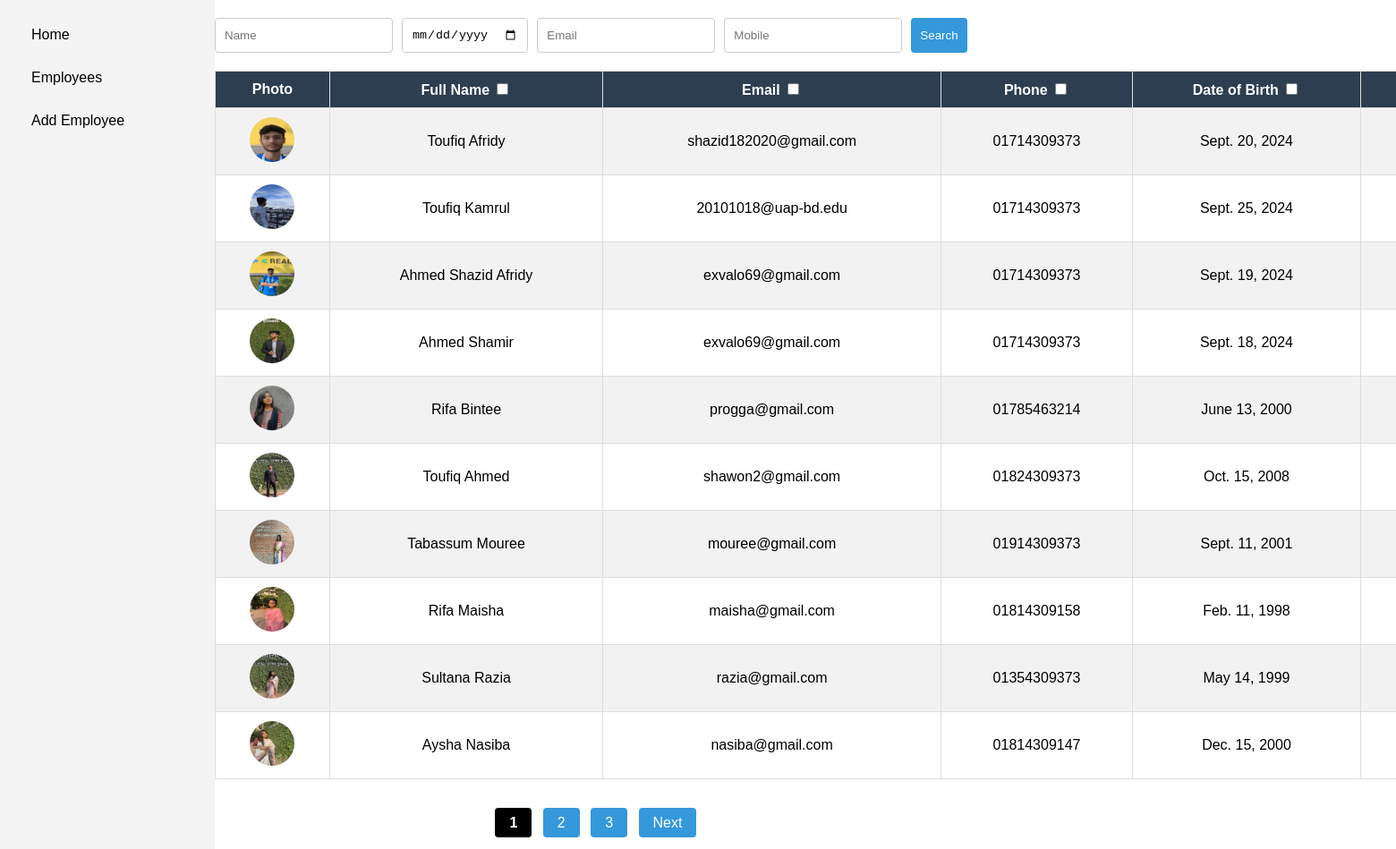
/employees/, run on the app's committed database.
### employees/models.py (models this page shows, shortened)
class Employee(models.Model):
    first_name = models.CharField(max_length=50)
    last_name = models.CharField(max_length=50)
    email = models.EmailField()
    mobile = models.CharField(max_length=15)
    dob = models.DateField()
    photo = models.ImageField(default='default.jpg', upload_to='employee_photos/')

### employees/views.py (the view)
# urls.py: path('employees/', views.employee_list, name='employee_list'),
def employee_list(request):
    name = request.GET.get('name', '')
    email = request.GET.get('email', '')
    dob = request.GET.get('dob', '')
    mobile = request.GET.get('mobile', '')
    sort_by = request.GET.get('sort_by', None)  # No default sorting
    query = Q()
    if name:
        query &= Q(first_name__icontains=name) | Q(last_name__icontains=name)
    if email:
        query &= Q(email__icontains=email)
    if dob:
        query &= Q(dob=dob)  # Exact match for date of birth
    if mobile:
        query &= Q(mobile=mobile)  # Exact match for mobile number
    if sort_by:
        employees = Employee.objects.filter(query).order_by(sort_by)
    else:
        employees = Employee.objects.filter(query).order_by('id')  # Default order of adding employees is employee id
    paginator = Paginator(employees, 10)
    page = request.GET.get('page')
    employees_page = paginator.get_page(page)
    no_employee_found = not employees.exists()
    return render(request, 'employee_list.html', {
        'employees': employees_page,
        'no_employee_found': no_employee_found,
        'name': name,
        'email': email,
        'dob': dob,
        'mobile': mobile,
        'sort_by': sort_by,  # Pass the sort_by value to the template
    })

### employees/templates/employee_list.html (shortened to what this page needs)
{% extends 'base.html' %}
{% load static %}
{% block content %}
    <link rel="stylesheet" href="{% static 'css/employee_list.css' %}">
    <form method="GET" action="{% url 'employee_list' %}" id="searchForm" class="search-form">
        <input type="text" name="name" placeholder="Name" value="{{ name }}">
        <input type="date" name="dob" placeholder="Date of Birth" value="{{ dob }}" id="dobField">
        <input type="text" name="email" placeholder="Email" value="{{ email }}">
        <input type="text" name="mobile" placeholder="Mobile" value="{{ mobile }}">
        <button type="submit">Search</button>
    </form>
    {% if no_employee_found %}
        <h1><br>No Employee Found With This Result<br></h1>
    {% else %}
        <form method="GET" action="{% url 'employee_list' %}" id="sortForm">
            <table class="employee-table">
                <tr>
                    <th>Photo</th>
                    <th>Full Name
                        <input type="checkbox" name="sort_by" value="first_name" onclick="checkOnly(this);" {% if sort_by == 'first_name' %}checked{% endif %}>
                    </th>
                    <th>Email
                        <input type="checkbox" name="sort_by" value="email" onclick="checkOnly(this);" {% if sort_by == 'email' %}checked{% endif %}>
                    </th>
                    <th>Phone
                        <input type="checkbox" name="sort_by" value="mobile" onclick="checkOnly(this);" {% if sort_by == 'mobile' %}checked{% endif %}>
                    </th>
                    <th>Date of Birth
                        <input type="checkbox" name="sort_by" value="dob" onclick="checkOnly(this);" {% if sort_by == 'dob' %}checked{% endif %}>
                    </th>
                    <th>Actions</th>
                </tr>
                {% for employee in employees %}
                <tr>
                    <td>
                        {% if employee.photo %}
                            <img src="{{ employee.photo.url }}" width="50" height="50" class="employee-photo">
                        {% else %}
                            <span>No image available</span>
                        {% endif %}
                    </td>
                    <td>{{ employee.first_name }} {{ employee.last_name }}</td>
                    <td>{{ employee.email }}</td>
                    <td>{{ employee.mobile }}</td>
                    <td>{{ employee.dob }}</td>
                    <td class="actions">
                    </td>
                </tr>
                {% endfor %}
            </table>
        </form>
    {% endif %}
    <div class="pagination">
        {% for num in employees.paginator.page_range %}
            {% if employees.number == num %}
                <strong>{{ num }}</strong>
            {% elif num > employees.number|add:-3 and num < employees.number|add:3 %}
                <a href="?page={{ num }}&name={{ name }}&dob={{ dob }}&email={{ email }}&mobile={{ mobile }}">{{ num }}</a>
            {% endif %}
        {% endfor %}
        {% if employees.has_next %}
            <a href="?page={{ employees.next_page_number }}&name={{ name }}&dob={{ dob }}&email={{ email }}&mobile={{ mobile }}">Next</a>
        {% endif %}
    </div>
{% endblock %}

### employees/templates/base.html (shortened to what this page needs)
<!DOCTYPE html>
<html lang="en">
<head>
</head>
<body>
    <div class="sidebar">
        <a href="{% url 'home' %}">Home</a>
        <a href="{% url 'employee_list' %}">Employees</a>
        <a href="{% url 'add_employee' %}">Add Employee</a>
    </div>
    <div class="content">
        {% block content %}{% endblock %}
    </div>
</body>
</html>

### static/css/employee_list.css (style rules this page uses)
body { font-family: Arial, sans-serif; background-color: #white; }
.search-form { display: flex; gap: 10px; margin-bottom: 20px; }
.search-form input, .search-form button { padding: 10px; border: 1px solid #ccc; border-radius: 4px; }
.search-form button { background-color: #3498db; color: white; border: none; cursor: pointer; }
.employee-table { width: 180%; border-collapse: collapse; margin-top: 20px; }
.employee-table th, .employee-table td { border: 1px solid #ddd; padding: 10px; text-align: center; }
.employee-table th { background-color: #2c3e50; color: white; }
.employee-table td img.employee-photo { border-radius: 50%; }
.employee-table tr:nth-child(even) { background-color: #f2f2f2; }
.pagination { margin-top: 40px; text-align: center; }
.pagination a { padding: 8px 16px; text-decoration: none; background-color: #3498db; color: white; margin: 4px; border-radius: 4px; }
.pagination strong { padding: 8px 16px; margin: 4px; background-color: black; color: white; border-radius: 4px; }

### employees/templates/base.html (style rules this page uses)
body { display: flex; margin: 0; font-family: Arial, sans-serif; }
.sidebar { width: 200px; background-color: #f4f4f4; padding: 20px; position: fixed; height: 100%; top: 0; left: 0; }
.sidebar a { display: block; padding: 10px 15px; color: black; text-decoration: none; margin-bottom: 10px; }
.content { margin-left: 220px; padding: 20px; }

### data on the page
Employee: photo (picture), first_name "Toufiq", last_name "Afridy", email "shazid182020@gmail.com", mobile "01714309373", dob "Sept. 20, 2024"
Employee: photo (picture), first_name "Toufiq", last_name "Kamrul", email "20101018@uap-bd.edu", mobile "01714309373", dob "Sept. 25, 2024"
Employee: photo (picture), first_name "Ahmed Shazid", last_name "Afridy", email "exvalo69@gmail.com", mobile "01714309373", dob "Sept. 19, 2024"
Employee: photo (picture), first_name "Ahmed", last_name "Shamir", email "exvalo69@gmail.com", mobile "01714309373", dob "Sept. 18, 2024"
Employee: photo (picture), first_name "Rifa", last_name "Bintee", email "progga@gmail.com", mobile "01785463214", dob "June 13, 2000"
Employee: photo (picture), first_name "Toufiq", last_name "Ahmed", email "shawon2@gmail.com", mobile "01824309373", dob "Oct. 15, 2008"
Employee: photo (picture), first_name "Tabassum", last_name "Mouree", email "mouree@gmail.com", mobile "01914309373", dob "Sept. 11, 2001"
Employee: photo (picture), first_name "Rifa", last_name "Maisha", email "maisha@gmail.com", mobile "01814309158", dob "Feb. 11, 1998"
Employee: photo (picture), first_name "Sultana", last_name "Razia", email "razia@gmail.com", mobile "01354309373", dob "May 14, 1999"
Employee: photo (picture), first_name "Aysha", last_name "Nasiba", email "nasiba@gmail.com", mobile "01814309147", dob "Dec. 15, 2000"

### other printed values
{{ num }} "1"
{{ num }} "2" "3"
